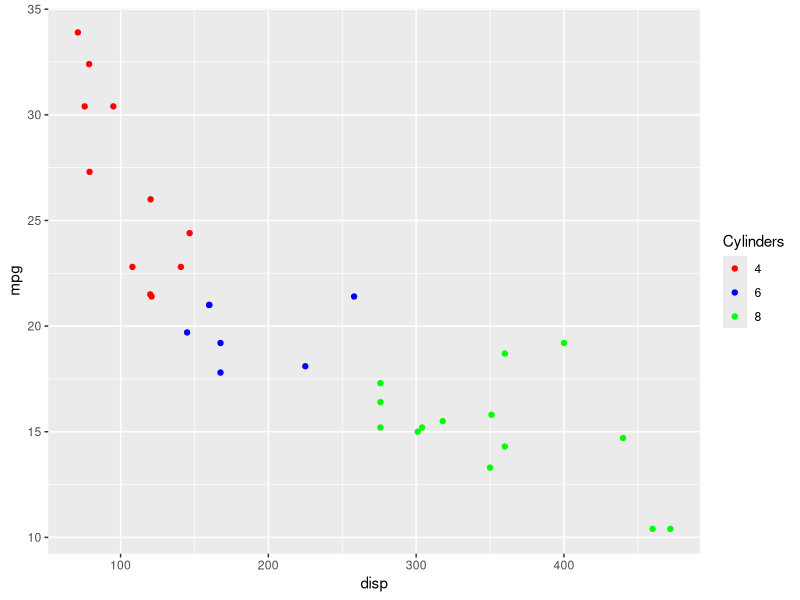
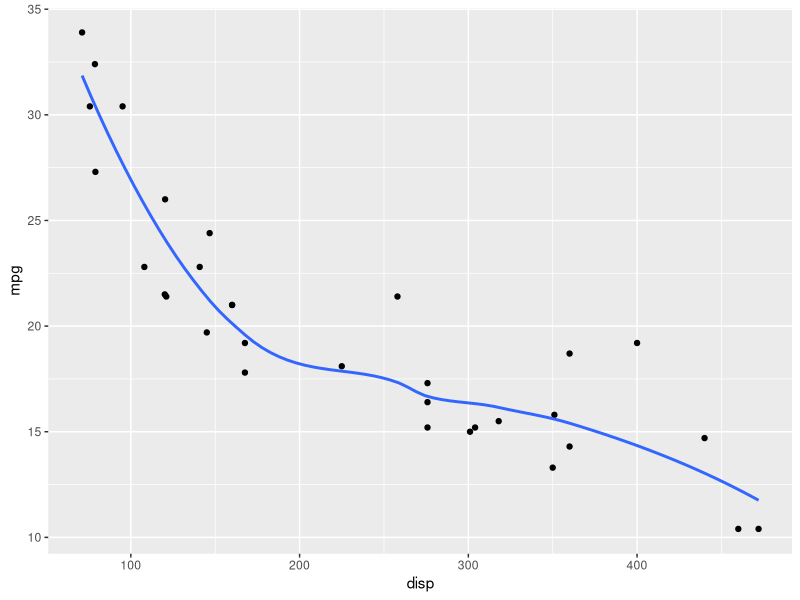
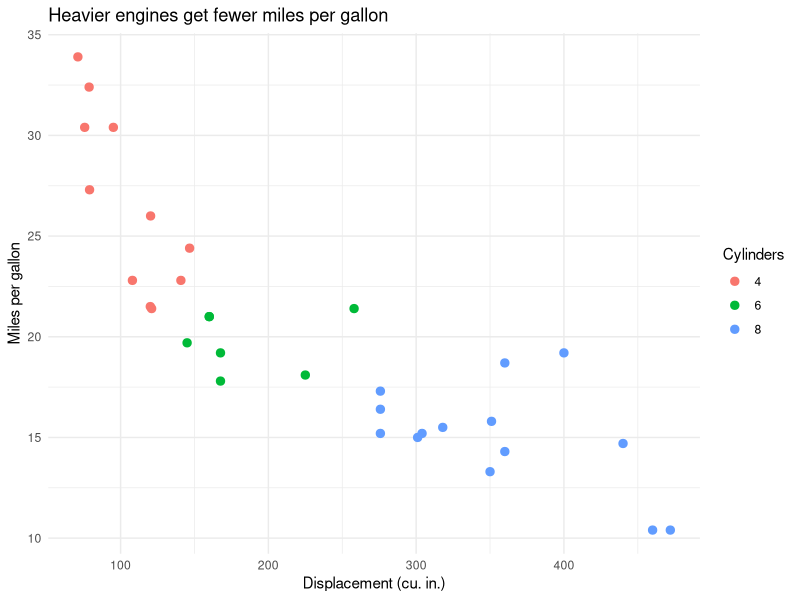

These figures' R source, in order:
# Chapter: Scatter Plots — exercise verification (run from repo root).
library(ggplot2)
p1 <- ggplot(mtcars) +
  geom_point(aes(disp, mpg, color = factor(cyl))) +
  scale_color_manual(name = "Cylinders", values = c("red", "blue", "green"))
p2 <- ggplot(mtcars) +
  geom_point(aes(disp, mpg)) +
  geom_smooth(aes(disp, mpg), formula = y ~ x, se = FALSE)
p3 <- ggplot(mtcars) +
  geom_point(aes(disp, mpg, color = factor(cyl)), size = 2.5) +
  labs(title = "Heavier engines get fewer miles per gallon",
    x = "Displacement (cu. in.)", y = "Miles per gallon",
    color = "Cylinders") +
  theme_minimal()
invisible(lapply(list(p1, p2, p3), ggplot_build))
stopifnot(nrow(mtcars) == 32)
message("ch-scatter OK")
